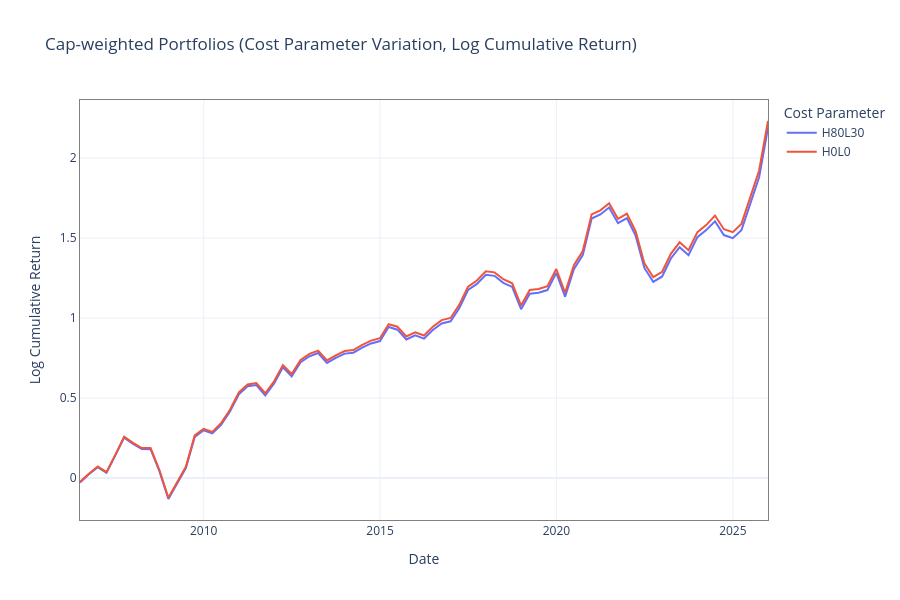

Source (notebook cell):
### Code cell
import numpy as np
import pandas as pd
import plotly.express as px

# run_strategy와 동일한 규칙으로 컬럼명 생성
q_cut = 5
wins_threshold_temp = 0.01
weight_method_temp = "Cap"
trading_threshold_temp = 0.1   # 거래대금 하위 10% 제외(상위 90%)
Amihud_threshold_temp = 0.2
n_temp = 0

def portfolio_col_name(high_cost, low_cost):
    return (
        f"{weight_method_temp}_R{wins_threshold_temp}_"
        f"H{int(high_cost * 10000)}L{int(low_cost * 10000)}_"
        f"T{trading_threshold_temp}_A{Amihud_threshold_temp}_"
        f"Q({n_temp + 1}/{q_cut})"
    )

col_h80l30 = portfolio_col_name(0.008, 0.003)
col_h0l0 = portfolio_col_name(0.0, 0.0)

subset_cost = pd.DataFrame(
    {
        "H80L30": portfolio_df[col_h80l30],
        "H0L0": portfolio_df[col_h0l0],
    }
)

log_cum_cost = np.log1p(subset_cost).cumsum()

fig = px.line(
    log_cum_cost,
    title="Cap-weighted Portfolios (Cost Parameter Variation, Log Cumulative Return)",
    labels={"value": "Log Cumulative Return", "index": "Date", "variable": "Cost Parameter"},
    template="plotly_white",
    width=900,
    height=600,
)

fig.update_xaxes(showline=True, linewidth=1, linecolor="gray", mirror=True)
fig.update_yaxes(showline=True, linewidth=1, linecolor="gray", mirror=True)

fig.show()
